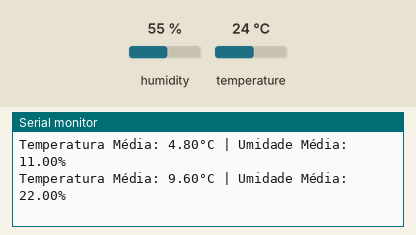
The sketch below on a simulated Arduino Uno, built with avr-gcc and run on an emulated ATmega328P. On the bench: the last lines printed to the serial monitor. Inputs (shaded band) come from the test bench; at power-on: humidity 55 %, temperature 24 °C.

Above: at 4.8 s.
4.9 s: humidity set to 22 %
At 7.1 s:
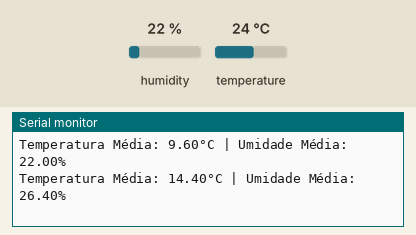
7.9 s: temperature set to 12 °C
At 9.6 s:
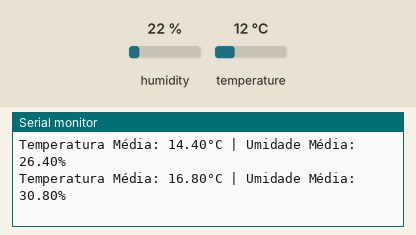
10.9 s: humidity set to 40 %
At 13.2 s:
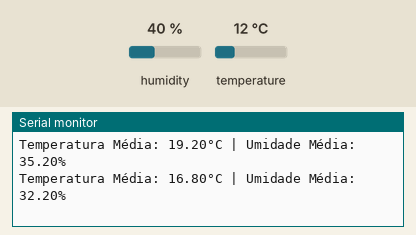
Timing chart, 0 to 14.7 s (numbered marks = the images above; inputs shaded):
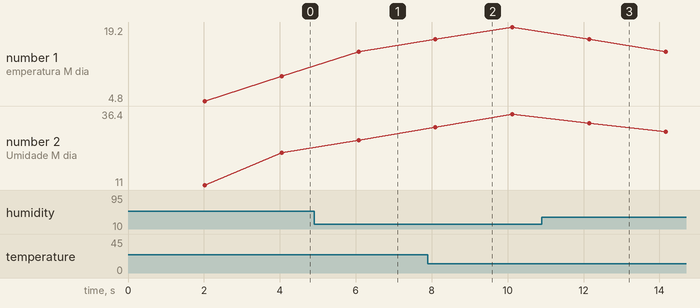

The sketch:

DHT11.ino
```cpp
#include <DHT.h>

#define DHTPIN 2
#define DHTTYPE DHT11
DHT dht(DHTPIN, DHTTYPE);

const int numLeituras = 5; // Número de leituras para a média
float leiturasTemp[numLeituras];
float leiturasUmid[numLeituras];
int indice = 0;

void setup() {
  Serial.begin(9600);
  dht.begin();
  // Inicializa arrays com zeros
  for (int i = 0; i < numLeituras; i++) {
    leiturasTemp[i] = 0;
    leiturasUmid[i] = 0;
  }
}

void loop() {
  delay(2000);

  float umidade = dht.readHumidity();
  float temperatura = dht.readTemperature();

  if (isnan(umidade) || isnan(temperatura)) {
    Serial.println("Erro na leitura!");
    return;
  }

  // Atualiza arrays com as novas leituras
  leiturasTemp[indice] = temperatura;
  leiturasUmid[indice] = umidade;
  indice = (indice + 1) % numLeituras;

  // Calcula médias
  float mediaTemp = 0, mediaUmid = 0;
  for (int i = 0; i < numLeituras; i++) {
    mediaTemp += leiturasTemp[i];
    mediaUmid += leiturasUmid[i];
  }
  mediaTemp /= numLeituras;
  mediaUmid /= numLeituras;

  Serial.print("Temperatura Média: ");
  Serial.print(mediaTemp);
  Serial.print("°C | Umidade Média: ");
  Serial.print(mediaUmid);
  Serial.println("%");
}
```

Measured:
- after the input at 4.9 s, the serial monitor: prints a new line after 1.2 s (image 1)
- after the input at 7.9 s, the serial monitor: prints a new line after 0.20 s (image 2)
- after the input at 10.9 s, the serial monitor: prints a new line after 1.2 s (image 3)
- plotted number 2: 22 → 26.4 after the input at 4.9 s, 35.2 → 36.4 after the input at 10.9 s
